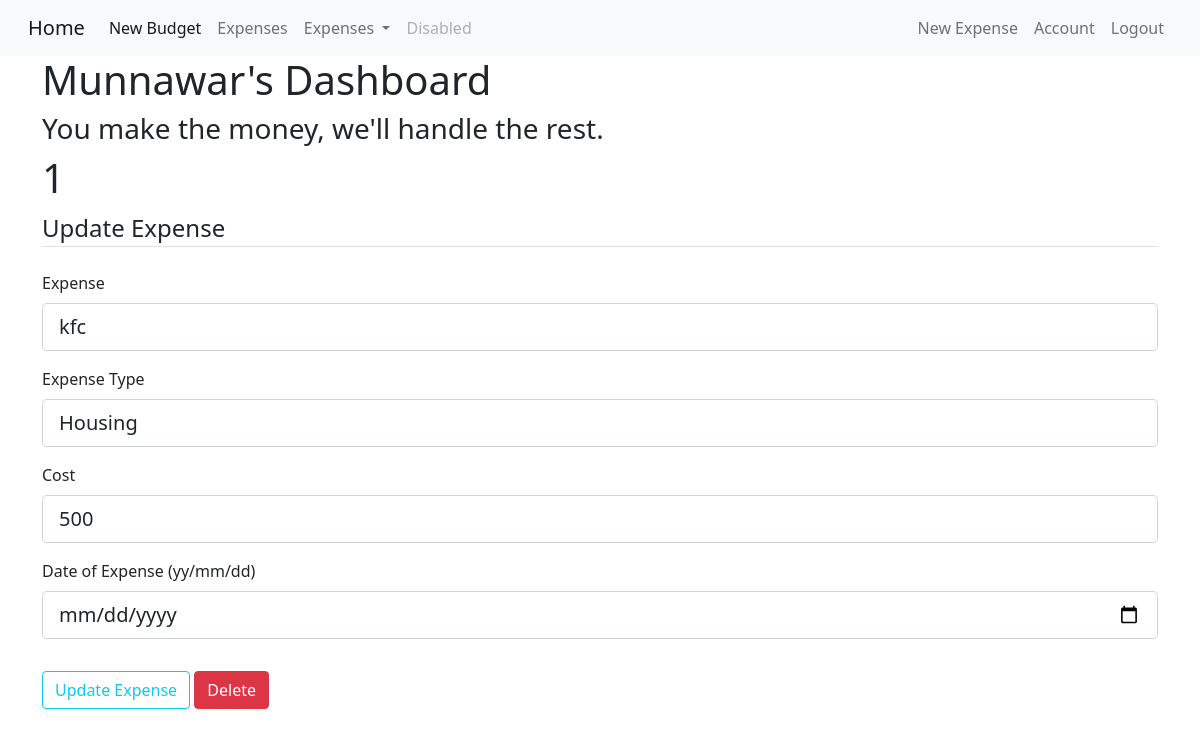
The app's page /expense/1 (signed in), older data.
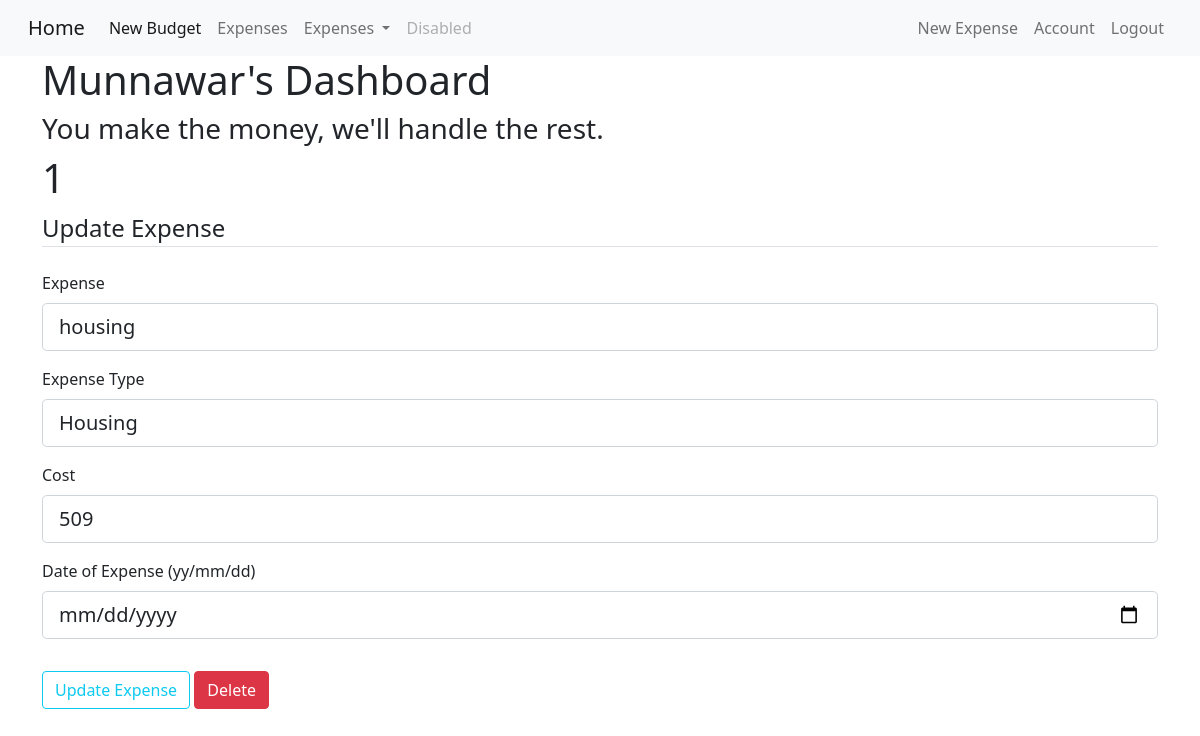
The same page, newer data.
### budget_app/models.py (models this page shows, shortened)
class Expense(db.Model):
    id = db.Column(db.Integer, primary_key=True)
    vendor = db.Column(db.String(100), nullable=False)
    expense_type = db.Column(db.String(50), nullable=False)
    cost = db.Column(db.Integer, nullable=False)
    date_posted = db.Column(db.DateTime, nullable=False, default=datetime.utcnow)
    user_id = db.Column(db.Integer, db.ForeignKey('user.id'), nullable=False)

### budget_app/routes.py (the view)
@app.route("/expense/<int:expense_id>", methods=['GET', 'POST'])
@login_required
def expense(expense_id):
    user = User.query.get_or_404(current_user.id)
    expense = Expense.query.get_or_404(expense_id)
    form = UpdateExpenseForm()
    if form.validate_on_submit():
        expense.vendor = form.expense.data
        expense.expense_type = form.expense_type.data
        expense.cost = form.cost.data
        expense.date_posted = form.date.data
        expense.user_id = session["user_id"]
        user.total_cost += expense.cost
        print(user.total_cost)
        db.session.commit()
        flash('Expense successfully updated.', 'success')
        return redirect(url_for('start'))
    elif request.method == "GET":
        form.expense.data = expense.vendor
        form.expense.data = expense.expense_type
        form.cost.data  = expense.cost
        form.date.data  = expense.date_posted
        session["user_id"] = expense.user_id
    return render_template('expense.html', title='Expense', expense=expense, form=form)

### budget_app/forms.py
class UpdateExpenseForm(FlaskForm):
    expense = StringField('Expense', validators=[DataRequired()])
    expense_type = SelectField(u'Expense Type', choices=[('housing', 'Housing'), ('food', 'Food'), ('transport', 'Transportation'), ('bills', 'Bills'),('entertainment', 'Entertainment'),('investments', 'Investments'),('misc','Miscellaneous'), ('groceries', 'Groceries')], validators=[DataRequired()])
    cost = IntegerField('Cost', validators=[DataRequired()])
    date = DateField('Date of Expense (yy/mm/dd)', format='%y/%m/%d', validators=[DataRequired()])
    submit = SubmitField('Update Expense')

### budget_app/models.py (called while the page is built)
@login_manager.user_loader
def load_user(user_id):
    return User.query.get(int(user_id))

### budget_app/templates/expense.html (shortened to what this page needs)
{% extends 'base.html' %}
{% block head %}
<link rel="stylesheet" href="/static/styles.css" />
{% endblock %}
{% block body %}
    <h1>{{current_user.username.title()}}'s Dashboard </h1>
    <h3>You make the money, we'll handle the rest.</h3>
    <h1>{{ expense.id }}</h1>
        <form method="POST" action="">
            <fieldset class="form-group">
                <legend class="border-bottom mb-4">Update Expense</legend>
                <div class="form-group">
                    {{ form.expense.label(class="form-control-label") }}
                    {% if form.expense.errors %}
                        {{ form.expense(class="form-control form-control-lg is-invalid") }}
                        <div class="invalid-feedback">
                            {% for error in form.expense.errors %}
                                <span>{{ error }}</span>
                            {% endfor %}
                        </div>
                    {% else %}
                        {{ form.expense(class="form-control form-control-lg") }}
                    {% endif %}
                </div>
                <div class="form-group">
                    {{ form.expense_type.label(class="form-control-label") }}
                    {% if form.expense_type.errors %}
                        {{ form.expense_type(class="form-control form-control-lg is-invalid") }}
                        <div class="invalid-feedback">
                            {% for error in form.expense_type.errors %}
                                <span>{{ error }}</span>
                            {% endfor %}
                        </div>
                    {% else %}
                        {{ form.expense_type(class="form-control form-control-lg") }}
                    {% endif %}
                </div>
                <div class="form-group">
                    {{ form.cost.label(class="form-control-label") }}
                    {% if form.cost.errors %}
                        {{ form.cost(class="form-control form-control-lg is-invalid") }}
                        <div class="invalid-feedback">
                            {% for error in form.cost.errors %}
                                <span>{{ error }}</span>
                            {% endfor %}
                        </div>
                    {% else %}
                        {{ form.cost(class="form-control form-control-lg") }}
                    {% endif %}
                </div>
                <div class="form-group">
                    {{ form.date.label(class="form-control-label") }}
                    {% if form.date.errors %}
                        {{ form.date(class="form-control form-control-lg is-invalid") }}
                        <div class="invalid-feedback">
                            {% for error in form.date.errors %}
                                <span>{{ error }}</span>
                            {% endfor %}
                        </div>
                    {% else %}
                        {{ form.date(class="form-control form-control-lg") }}
                    {% endif %}
                </div>
            </fieldset>
            <div class="form-group">
                {{ form.submit(class="btn btn-outline-info") }}
                <form action="{{ url_for('delete_expense', expense_id=expense.id) }}" method="POST">
                    <input class="btn btn-danger" type="submit" value="Delete">
                </form>
            </div>
        </form>
{% endblock %}

Row changes from the older to the newer data that the page shows:
changed Expense "Housing": cost "500" → "509"
Text that changed along with them:
form field expense: "kfc" → "housing"
